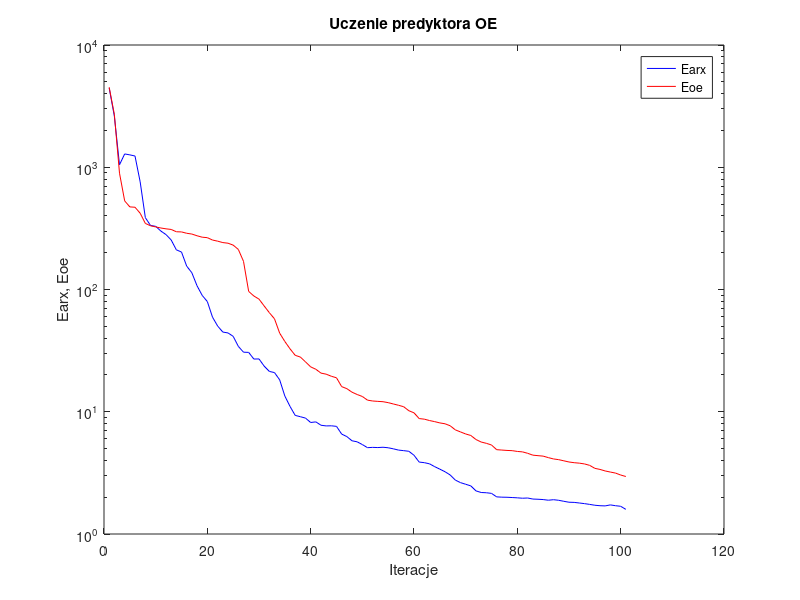
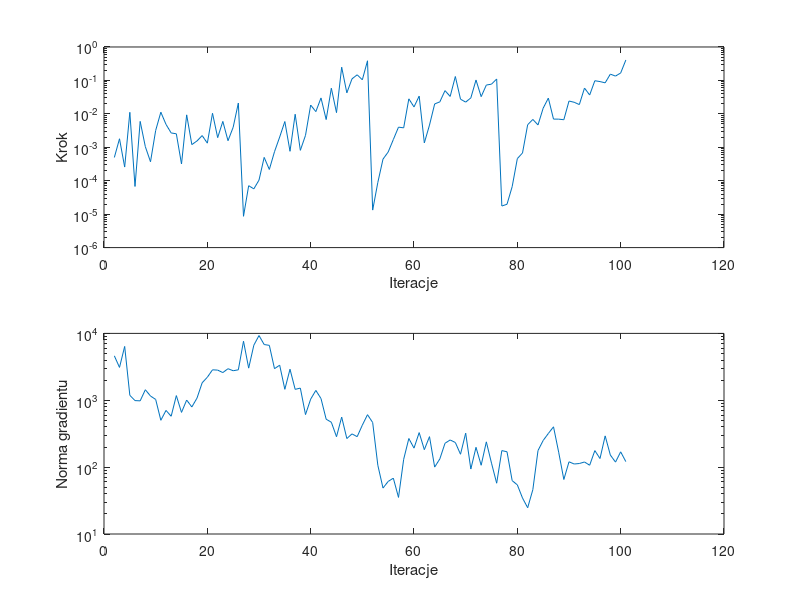

MATLAB code to generate these figures, in order:
%uczenie predyktora oe
clear all;
n=0; farx(n+1)=4.454231e+003; foe(n+1)=4.513363e+003; wspucz(n+1)=0.000000e+000; ng(n+1)=0.000000e+000;
%odnowa zmiennej metryki
n=1; farx(n+1)=2.621735e+003; foe(n+1)=2.715807e+003; krok(n+1)=4.957630e-004; ng(n+1)=4.615843e+003;
n=2; farx(n+1)=1.047947e+003; foe(n+1)=8.942483e+002; krok(n+1)=1.797919e-003; ng(n+1)=3.100537e+003;
n=3; farx(n+1)=1.284970e+003; foe(n+1)=5.307514e+002; krok(n+1)=2.563269e-004; ng(n+1)=6.381282e+003;
n=4; farx(n+1)=1.262750e+003; foe(n+1)=4.739297e+002; krok(n+1)=1.111520e-002; ng(n+1)=1.185795e+003;
n=5; farx(n+1)=1.235750e+003; foe(n+1)=4.708455e+002; krok(n+1)=6.738910e-005; ng(n+1)=9.884441e+002;
n=6; farx(n+1)=7.594532e+002; foe(n+1)=4.206757e+002; krok(n+1)=5.945944e-003; ng(n+1)=9.800965e+002;
n=7; farx(n+1)=3.872384e+002; foe(n+1)=3.471760e+002; krok(n+1)=1.043660e-003; ng(n+1)=1.437052e+003;
n=8; farx(n+1)=3.342041e+002; foe(n+1)=3.320969e+002; krok(n+1)=3.691804e-004; ng(n+1)=1.157297e+003;
n=9; farx(n+1)=3.287235e+002; foe(n+1)=3.250755e+002; krok(n+1)=3.187345e-003; ng(n+1)=1.028877e+003;
n=10; farx(n+1)=3.007993e+002; foe(n+1)=3.185035e+002; krok(n+1)=1.121665e-002; ng(n+1)=5.019608e+002;
n=11; farx(n+1)=2.812743e+002; foe(n+1)=3.135368e+002; krok(n+1)=4.838912e-003; ng(n+1)=7.048065e+002;
n=12; farx(n+1)=2.542695e+002; foe(n+1)=3.099363e+002; krok(n+1)=2.684169e-003; ng(n+1)=5.767457e+002;
n=13; farx(n+1)=2.111137e+002; foe(n+1)=2.967482e+002; krok(n+1)=2.531421e-003; ng(n+1)=1.174266e+003;
n=14; farx(n+1)=2.025570e+002; foe(n+1)=2.958206e+002; krok(n+1)=3.164277e-004; ng(n+1)=6.585008e+002;
n=15; farx(n+1)=1.554188e+002; foe(n+1)=2.883989e+002; krok(n+1)=9.328627e-003; ng(n+1)=1.007020e+003;
n=16; farx(n+1)=1.371245e+002; foe(n+1)=2.842171e+002; krok(n+1)=1.203868e-003; ng(n+1)=7.941268e+002;
n=17; farx(n+1)=1.074085e+002; foe(n+1)=2.752158e+002; krok(n+1)=1.548092e-003; ng(n+1)=1.077101e+003;
n=18; farx(n+1)=8.956238e+001; foe(n+1)=2.678658e+002; krok(n+1)=2.240817e-003; ng(n+1)=1.827096e+003;
n=19; farx(n+1)=7.967568e+001; foe(n+1)=2.654892e+002; krok(n+1)=1.330026e-003; ng(n+1)=2.209016e+003;
n=20; farx(n+1)=5.941568e+001; foe(n+1)=2.538989e+002; krok(n+1)=1.041670e-002; ng(n+1)=2.853465e+003;
n=21; farx(n+1)=5.020882e+001; foe(n+1)=2.485173e+002; krok(n+1)=1.944482e-003; ng(n+1)=2.823884e+003;
n=22; farx(n+1)=4.485780e+001; foe(n+1)=2.419991e+002; krok(n+1)=5.945944e-003; ng(n+1)=2.594087e+003;
n=23; farx(n+1)=4.413043e+001; foe(n+1)=2.391985e+002; krok(n+1)=1.573435e-003; ng(n+1)=2.964862e+003;
n=24; farx(n+1)=4.140014e+001; foe(n+1)=2.307429e+002; krok(n+1)=3.966104e-003; ng(n+1)=2.763270e+003;
n=25; farx(n+1)=3.426463e+001; foe(n+1)=2.126980e+002; krok(n+1)=2.107351e-002; ng(n+1)=2.853464e+003;
%odnowa zmiennej metryki
n=26; farx(n+1)=3.070304e+001; foe(n+1)=1.700157e+002; krok(n+1)=8.632369e-006; ng(n+1)=7.638605e+003;
n=27; farx(n+1)=3.059454e+001; foe(n+1)=9.647254e+001; krok(n+1)=7.095977e-005; ng(n+1)=3.023087e+003;
n=28; farx(n+1)=2.698514e+001; foe(n+1)=8.851147e+001; krok(n+1)=5.714551e-005; ng(n+1)=6.663074e+003;
n=29; farx(n+1)=2.704263e+001; foe(n+1)=8.342152e+001; krok(n+1)=1.042068e-004; ng(n+1)=9.286755e+003;
n=30; farx(n+1)=2.361780e+001; foe(n+1)=7.334559e+001; krok(n+1)=4.988482e-004; ng(n+1)=6.813427e+003;
n=31; farx(n+1)=2.138111e+001; foe(n+1)=6.463308e+001; krok(n+1)=2.171131e-004; ng(n+1)=6.623872e+003;
n=32; farx(n+1)=2.090847e+001; foe(n+1)=5.755850e+001; krok(n+1)=7.383609e-004; ng(n+1)=2.967382e+003;
n=33; farx(n+1)=1.824090e+001; foe(n+1)=4.395018e+001; krok(n+1)=2.021294e-003; ng(n+1)=3.346278e+003;
n=34; farx(n+1)=1.344657e+001; foe(n+1)=3.757932e+001; krok(n+1)=5.894618e-003; ng(n+1)=1.457961e+003;
n=35; farx(n+1)=1.106535e+001; foe(n+1)=3.273192e+001; krok(n+1)=7.589753e-004; ng(n+1)=2.912392e+003;
n=36; farx(n+1)=9.338842e+000; foe(n+1)=2.896027e+001; krok(n+1)=9.732819e-003; ng(n+1)=1.455735e+003;
n=37; farx(n+1)=9.109776e+000; foe(n+1)=2.802137e+001; krok(n+1)=8.106441e-004; ng(n+1)=1.520220e+003;
n=38; farx(n+1)=8.873988e+000; foe(n+1)=2.559172e+001; krok(n+1)=2.275225e-003; ng(n+1)=6.106937e+002;
n=39; farx(n+1)=8.166961e+000; foe(n+1)=2.328939e+001; krok(n+1)=1.835014e-002; ng(n+1)=1.039282e+003;
n=40; farx(n+1)=8.264813e+000; foe(n+1)=2.226219e+001; krok(n+1)=1.165911e-002; ng(n+1)=1.404243e+003;
n=41; farx(n+1)=7.755596e+000; foe(n+1)=2.070593e+001; krok(n+1)=2.992730e-002; ng(n+1)=1.060580e+003;
n=42; farx(n+1)=7.658762e+000; foe(n+1)=2.029614e+001; krok(n+1)=6.752063e-003; ng(n+1)=5.205809e+002;
n=43; farx(n+1)=7.675787e+000; foe(n+1)=1.951799e+001; krok(n+1)=5.851700e-002; ng(n+1)=4.693539e+002;
n=44; farx(n+1)=7.594413e+000; foe(n+1)=1.895983e+001; krok(n+1)=1.086709e-002; ng(n+1)=2.850200e+002;
n=45; farx(n+1)=6.566936e+000; foe(n+1)=1.605251e+001; krok(n+1)=2.485530e-001; ng(n+1)=5.602271e+002;
n=46; farx(n+1)=6.264413e+000; foe(n+1)=1.545137e+001; krok(n+1)=4.254539e-002; ng(n+1)=2.677438e+002;
n=47; farx(n+1)=5.788973e+000; foe(n+1)=1.445608e+001; krok(n+1)=1.114169e-001; ng(n+1)=3.140996e+002;
n=48; farx(n+1)=5.675723e+000; foe(n+1)=1.383763e+001; krok(n+1)=1.471339e-001; ng(n+1)=2.855169e+002;
n=49; farx(n+1)=5.390828e+000; foe(n+1)=1.333344e+001; krok(n+1)=1.044603e-001; ng(n+1)=4.244450e+002;
n=50; farx(n+1)=5.083540e+000; foe(n+1)=1.244427e+001; krok(n+1)=3.870680e-001; ng(n+1)=6.087031e+002;
%odnowa zmiennej metryki
n=51; farx(n+1)=5.112397e+000; foe(n+1)=1.224609e+001; krok(n+1)=1.322977e-005; ng(n+1)=4.647657e+002;
n=52; farx(n+1)=5.094179e+000; foe(n+1)=1.215962e+001; krok(n+1)=8.923578e-005; ng(n+1)=1.066428e+002;
n=53; farx(n+1)=5.124932e+000; foe(n+1)=1.208445e+001; krok(n+1)=4.430569e-004; ng(n+1)=4.866423e+001;
n=54; farx(n+1)=5.075612e+000; foe(n+1)=1.187290e+001; krok(n+1)=7.209870e-004; ng(n+1)=6.110422e+001;
n=55; farx(n+1)=4.974900e+000; foe(n+1)=1.157833e+001; krok(n+1)=1.704775e-003; ng(n+1)=6.836787e+001;
n=56; farx(n+1)=4.858124e+000; foe(n+1)=1.129924e+001; krok(n+1)=4.002465e-003; ng(n+1)=3.525641e+001;
n=57; farx(n+1)=4.806723e+000; foe(n+1)=1.099418e+001; krok(n+1)=3.816075e-003; ng(n+1)=1.309418e+002;
n=58; farx(n+1)=4.749196e+000; foe(n+1)=1.019651e+001; krok(n+1)=2.812841e-002; ng(n+1)=2.680189e+002;
n=59; farx(n+1)=4.407300e+000; foe(n+1)=9.799732e+000; krok(n+1)=1.611092e-002; ng(n+1)=1.924177e+002;
n=60; farx(n+1)=3.876106e+000; foe(n+1)=8.794332e+000; krok(n+1)=3.394563e-002; ng(n+1)=3.283367e+002;
n=61; farx(n+1)=3.833146e+000; foe(n+1)=8.697018e+000; krok(n+1)=1.353531e-003; ng(n+1)=1.824370e+002;
n=62; farx(n+1)=3.750359e+000; foe(n+1)=8.475743e+000; krok(n+1)=4.625835e-003; ng(n+1)=2.856991e+002;
n=63; farx(n+1)=3.556267e+000; foe(n+1)=8.302254e+000; krok(n+1)=1.980819e-002; ng(n+1)=1.001133e+002;
n=64; farx(n+1)=3.391752e+000; foe(n+1)=8.104393e+000; krok(n+1)=2.284436e-002; ng(n+1)=1.328416e+002;
n=65; farx(n+1)=3.231624e+000; foe(n+1)=7.973943e+000; krok(n+1)=4.954706e-002; ng(n+1)=2.273731e+002;
n=66; farx(n+1)=3.040405e+000; foe(n+1)=7.679887e+000; krok(n+1)=3.320390e-002; ng(n+1)=2.549571e+002;
n=67; farx(n+1)=2.760553e+000; foe(n+1)=7.108688e+000; krok(n+1)=1.308949e-001; ng(n+1)=2.335368e+002;
n=68; farx(n+1)=2.631537e+000; foe(n+1)=6.838265e+000; krok(n+1)=2.750088e-002; ng(n+1)=1.558303e+002;
n=69; farx(n+1)=2.552273e+000; foe(n+1)=6.581184e+000; krok(n+1)=2.243330e-002; ng(n+1)=3.221229e+002;
n=70; farx(n+1)=2.474336e+000; foe(n+1)=6.394869e+000; krok(n+1)=3.001959e-002; ng(n+1)=9.355918e+001;
n=71; farx(n+1)=2.252338e+000; foe(n+1)=5.925935e+000; krok(n+1)=1.028419e-001; ng(n+1)=1.978757e+002;
n=72; farx(n+1)=2.185250e+000; foe(n+1)=5.653694e+000; krok(n+1)=3.269900e-002; ng(n+1)=1.066803e+002;
n=73; farx(n+1)=2.175338e+000; foe(n+1)=5.518020e+000; krok(n+1)=7.274432e-002; ng(n+1)=2.388093e+002;
n=74; farx(n+1)=2.149701e+000; foe(n+1)=5.347347e+000; krok(n+1)=7.727538e-002; ng(n+1)=1.147257e+002;
n=75; farx(n+1)=2.012608e+000; foe(n+1)=4.894452e+000; krok(n+1)=1.101515e-001; ng(n+1)=5.748072e+001;
%odnowa zmiennej metryki
n=76; farx(n+1)=2.001356e+000; foe(n+1)=4.860266e+000; krok(n+1)=1.751338e-005; ng(n+1)=1.766639e+002;
n=77; farx(n+1)=1.997769e+000; foe(n+1)=4.826206e+000; krok(n+1)=1.976919e-005; ng(n+1)=1.697053e+002;
n=78; farx(n+1)=1.987661e+000; foe(n+1)=4.806262e+000; krok(n+1)=6.648882e-005; ng(n+1)=6.284712e+001;
n=79; farx(n+1)=1.976569e+000; foe(n+1)=4.735667e+000; krok(n+1)=4.588786e-004; ng(n+1)=5.427177e+001;
n=80; farx(n+1)=1.961810e+000; foe(n+1)=4.696522e+000; krok(n+1)=6.750897e-004; ng(n+1)=3.454364e+001;
n=81; farx(n+1)=1.970113e+000; foe(n+1)=4.572265e+000; krok(n+1)=4.736926e-003; ng(n+1)=2.470347e+001;
n=82; farx(n+1)=1.931596e+000; foe(n+1)=4.415023e+000; krok(n+1)=6.802533e-003; ng(n+1)=4.601251e+001;
n=83; farx(n+1)=1.924171e+000; foe(n+1)=4.373375e+000; krok(n+1)=4.664313e-003; ng(n+1)=1.769807e+002;
n=84; farx(n+1)=1.913010e+000; foe(n+1)=4.335595e+000; krok(n+1)=1.477175e-002; ng(n+1)=2.505230e+002;
n=85; farx(n+1)=1.889636e+000; foe(n+1)=4.214815e+000; krok(n+1)=2.959126e-002; ng(n+1)=3.183439e+002;
n=86; farx(n+1)=1.907961e+000; foe(n+1)=4.111424e+000; krok(n+1)=6.970444e-003; ng(n+1)=4.009187e+002;
n=87; farx(n+1)=1.887067e+000; foe(n+1)=4.056749e+000; krok(n+1)=6.947618e-003; ng(n+1)=1.674041e+002;
n=88; farx(n+1)=1.851375e+000; foe(n+1)=3.968662e+000; krok(n+1)=6.669234e-003; ng(n+1)=6.533574e+001;
n=89; farx(n+1)=1.819442e+000; foe(n+1)=3.882152e+000; krok(n+1)=2.419175e-002; ng(n+1)=1.201623e+002;
n=90; farx(n+1)=1.813763e+000; foe(n+1)=3.831137e+000; krok(n+1)=2.219272e-002; ng(n+1)=1.113898e+002;
n=91; farx(n+1)=1.793334e+000; foe(n+1)=3.797925e+000; krok(n+1)=1.895365e-002; ng(n+1)=1.132473e+002;
n=92; farx(n+1)=1.771974e+000; foe(n+1)=3.742518e+000; krok(n+1)=5.908701e-002; ng(n+1)=1.193542e+002;
n=93; farx(n+1)=1.746638e+000; foe(n+1)=3.643592e+000; krok(n+1)=3.661089e-002; ng(n+1)=1.067295e+002;
n=94; farx(n+1)=1.718778e+000; foe(n+1)=3.444794e+000; krok(n+1)=9.790078e-002; ng(n+1)=1.766478e+002;
n=95; farx(n+1)=1.703698e+000; foe(n+1)=3.374775e+000; krok(n+1)=9.228634e-002; ng(n+1)=1.345002e+002;
n=96; farx(n+1)=1.697763e+000; foe(n+1)=3.278887e+000; krok(n+1)=8.472165e-002; ng(n+1)=2.931806e+002;
n=97; farx(n+1)=1.730190e+000; foe(n+1)=3.212108e+000; krok(n+1)=1.541897e-001; ng(n+1)=1.517556e+002;
n=98; farx(n+1)=1.703926e+000; foe(n+1)=3.150313e+000; krok(n+1)=1.347359e-001; ng(n+1)=1.188826e+002;
n=99; farx(n+1)=1.685818e+000; foe(n+1)=3.037719e+000; krok(n+1)=1.668649e-001; ng(n+1)=1.693328e+002;
n=100; farx(n+1)=1.590329e+000; foe(n+1)=2.953382e+000; krok(n+1)=4.065930e-001; ng(n+1)=1.209444e+002;

figure; semilogy(farx,'b'); hold on; semilogy(foe,'r'); xlabel('Iteracje'); ylabel('Earx, Eoe'); legend('Earx','Eoe'); title('Uczenie predyktora OE');
figure; subplot(2,1,1); semilogy(krok); xlabel('Iteracje'); ylabel('Krok');
subplot(2,1,2); semilogy(ng); xlabel('Iteracje'); ylabel('Norma gradientu');
Earx=farx(n+1)
Eoe=foe(n+1)
